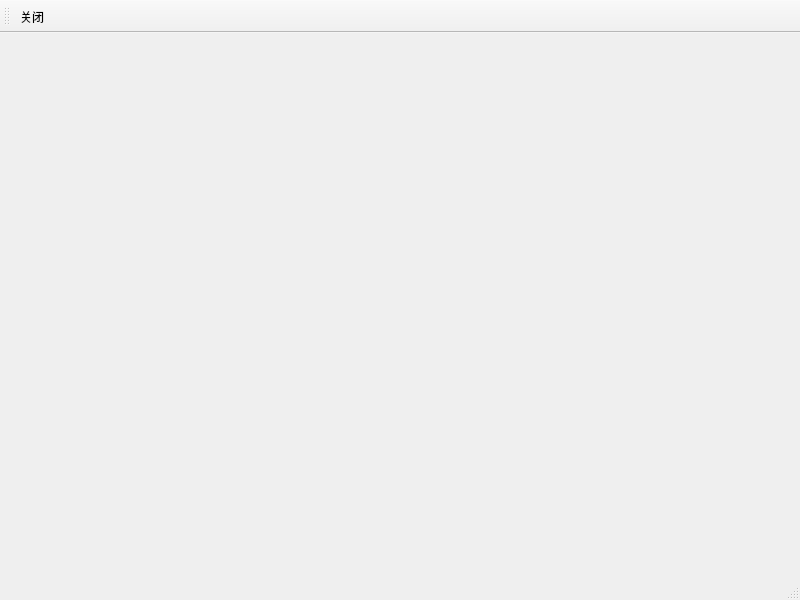
<?xml version="1.0" encoding="UTF-8"?>
<ui version="4.0">
 <class>FormTable</class>
 <widget class="QMainWindow" name="FormTable">
  <property name="geometry">
   <rect>
    <x>0</x>
    <y>0</y>
    <width>800</width>
    <height>600</height>
   </rect>
  </property>
  <property name="windowTitle">
   <string>MainWindow</string>
  </property>
  <widget class="QWidget" name="centralwidget"/>
  <widget class="QMenuBar" name="menubar">
   <property name="geometry">
    <rect>
     <x>0</x>
     <y>0</y>
     <width>800</width>
     <height>21</height>
    </rect>
   </property>
  </widget>
  <widget class="QStatusBar" name="statusbar"/>
  <widget class="QToolBar" name="toolBar">
   <property name="windowTitle">
    <string>toolBar</string>
   </property>
   <attribute name="toolBarArea">
    <enum>TopToolBarArea</enum>
   </attribute>
   <attribute name="toolBarBreak">
    <bool>false</bool>
   </attribute>
   <addaction name="actClose"/>
  </widget>
  <action name="actClose">
   <property name="text">
    <string>关闭</string>
   </property>
  </action>
 </widget>
 <resources/>
 <connections>
  <connection>
   <sender>actClose</sender>
   <signal>triggered()</signal>
   <receiver>FormTable</receiver>
   <slot>close()</slot>
   <hints>
    <hint type="sourcelabel">
     <x>-1</x>
     <y>-1</y>
    </hint>
    <hint type="destinationlabel">
     <x>399</x>
     <y>299</y>
    </hint>
   </hints>
  </connection>
 </connections>
</ui>
